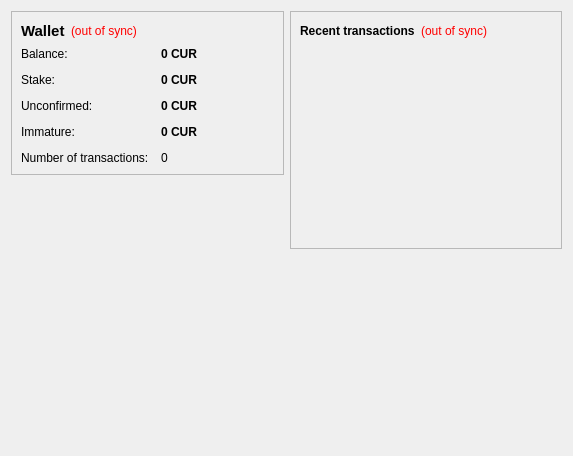
<?xml version="1.0" encoding="UTF-8"?>
<ui version="4.0">
 <class>OverviewPage</class>
 <widget class="QWidget" name="OverviewPage">
  <property name="geometry">
   <rect>
    <x>0</x>
    <y>0</y>
    <width>573</width>
    <height>456</height>
   </rect>
  </property>
  <property name="windowTitle">
   <string>Form</string>
  </property>
  <layout class="QHBoxLayout" name="horizontalLayout" stretch="1,1">
   <item>
    <layout class="QVBoxLayout" name="verticalLayout_2">
     <item>
      <widget class="QFrame" name="frame">
       <property name="frameShape">
        <enum>QFrame::StyledPanel</enum>
       </property>
       <property name="frameShadow">
        <enum>QFrame::Raised</enum>
       </property>
       <layout class="QVBoxLayout" name="verticalLayout_4">
        <item>
         <layout class="QHBoxLayout" name="horizontalLayout_4">
          <item>
           <widget class="QLabel" name="label_5">
            <property name="font">
             <font>
              <pointsize>11</pointsize>
              <weight>75</weight>
              <bold>true</bold>
             </font>
            </property>
            <property name="text">
             <string>Wallet</string>
            </property>
           </widget>
          </item>
          <item>
           <widget class="QLabel" name="labelWalletStatus">
            <property name="toolTip">
             <string>The displayed information may be out of date. Your wallet automatically synchronizes with the curecoin network after a connection is established, but this process has not completed yet.</string>
            </property>
            <property name="styleSheet">
             <string notr="true">QLabel { color: red; }</string>
            </property>
            <property name="text">
             <string notr="true">(out of sync)</string>
            </property>
            <property name="alignment">
             <set>Qt::AlignLeading|Qt::AlignLeft|Qt::AlignVCenter</set>
            </property>
           </widget>
          </item>
          <item>
           <spacer name="horizontalSpacer_2">
            <property name="orientation">
             <enum>Qt::Horizontal</enum>
            </property>
            <property name="sizeHint" stdset="0">
             <size>
              <width>40</width>
              <height>20</height>
             </size>
            </property>
           </spacer>
          </item>
         </layout>
        </item>
        <item>
         <layout class="QFormLayout" name="formLayout_2">
          <property name="fieldGrowthPolicy">
           <enum>QFormLayout::AllNonFixedFieldsGrow</enum>
          </property>
          <property name="horizontalSpacing">
           <number>12</number>
          </property>
          <property name="verticalSpacing">
           <number>12</number>
          </property>
          <item row="0" column="0">
           <widget class="QLabel" name="label">
            <property name="text">
             <string>Balance:</string>
            </property>
           </widget>
          </item>
          <item row="0" column="1">
           <widget class="QLabel" name="labelBalance">
            <property name="font">
             <font>
              <weight>75</weight>
              <bold>true</bold>
             </font>
            </property>
            <property name="cursor">
             <cursorShape>IBeamCursor</cursorShape>
            </property>
            <property name="toolTip">
             <string>Your current balance</string>
            </property>
            <property name="text">
             <string notr="true">0 CUR</string>
            </property>
            <property name="textInteractionFlags">
             <set>Qt::LinksAccessibleByMouse|Qt::TextSelectableByKeyboard|Qt::TextSelectableByMouse</set>
            </property>
           </widget>
          </item>
          <item row="1" column="0">
           <widget class="QLabel" name="label_6">
            <property name="text">
             <string>Stake:</string>
            </property>
           </widget>
          </item>
          <item row="1" column="1">
           <widget class="QLabel" name="labelStake">
            <property name="font">
             <font>
              <weight>75</weight>
              <bold>true</bold>
             </font>
            </property>
            <property name="cursor">
             <cursorShape>IBeamCursor</cursorShape>
            </property>
            <property name="toolTip">
             <string>Total of coins that was staked, and do not yet count toward the current balance</string>
            </property>
            <property name="text">
             <string notr="true">0 CUR</string>
            </property>
            <property name="textInteractionFlags">
             <set>Qt::LinksAccessibleByMouse|Qt::TextSelectableByKeyboard|Qt::TextSelectableByMouse</set>
            </property>
           </widget>
          </item>
          <item row="2" column="0">
           <widget class="QLabel" name="label_3">
            <property name="text">
             <string>Unconfirmed:</string>
            </property>
           </widget>
          </item>
          <item row="2" column="1">
           <widget class="QLabel" name="labelUnconfirmed">
            <property name="font">
             <font>
              <weight>75</weight>
              <bold>true</bold>
             </font>
            </property>
            <property name="cursor">
             <cursorShape>IBeamCursor</cursorShape>
            </property>
            <property name="toolTip">
             <string>Total of transactions that have yet to be confirmed, and do not yet count toward the current balance</string>
            </property>
            <property name="text">
             <string notr="true">0 CUR</string>
            </property>
            <property name="textInteractionFlags">
             <set>Qt::LinksAccessibleByMouse|Qt::TextSelectableByKeyboard|Qt::TextSelectableByMouse</set>
            </property>
           </widget>
          </item>
          <item row="3" column="0">
           <widget class="QLabel" name="labelImmatureText">
            <property name="text">
             <string>Immature:</string>
            </property>
           </widget>
          </item>
          <item row="3" column="1">
           <widget class="QLabel" name="labelImmature">
            <property name="font">
             <font>
              <weight>75</weight>
              <bold>true</bold>
             </font>
            </property>
            <property name="toolTip">
             <string>Mined balance that has not yet matured</string>
            </property>
            <property name="text">
             <string notr="true">0 CUR</string>
            </property>
            <property name="textInteractionFlags">
             <set>Qt::LinksAccessibleByMouse|Qt::TextSelectableByKeyboard|Qt::TextSelectableByMouse</set>
            </property>
           </widget>
          </item>
          <item row="4" column="0">
           <widget class="QLabel" name="label_2">
            <property name="text">
             <string>Number of transactions:</string>
            </property>
           </widget>
          </item>
          <item row="4" column="1">
           <widget class="QLabel" name="labelNumTransactions">
            <property name="toolTip">
             <string>Total number of transactions in wallet</string>
            </property>
            <property name="text">
             <string notr="true">0</string>
            </property>
           </widget>
          </item>
         </layout>
        </item>
       </layout>
      </widget>
     </item>
     <item>
      <widget class="QLabel" name="label_wallet_bgcoin">
       <property name="text">
        <string/>
       </property>
       <property name="pixmap">
        <pixmap resource="../curecoin.qrc">:/images/wallet_bgcoin</pixmap>
       </property>
       <property name="alignment">
        <set>Qt::AlignCenter</set>
       </property>
      </widget>
     </item>
     <item>
      <spacer name="verticalSpacer">
       <property name="orientation">
        <enum>Qt::Vertical</enum>
       </property>
       <property name="sizeHint" stdset="0">
        <size>
         <width>20</width>
         <height>40</height>
        </size>
       </property>
      </spacer>
     </item>
    </layout>
   </item>
   <item>
    <layout class="QVBoxLayout" name="verticalLayout_3">
     <item>
      <widget class="QFrame" name="frame_2">
       <property name="frameShape">
        <enum>QFrame::StyledPanel</enum>
       </property>
       <property name="frameShadow">
        <enum>QFrame::Raised</enum>
       </property>
       <layout class="QVBoxLayout" name="verticalLayout">
        <item>
         <layout class="QHBoxLayout" name="horizontalLayout_2">
          <item>
           <widget class="QLabel" name="label_4">
            <property name="text">
             <string>&lt;b&gt;Recent transactions&lt;/b&gt;</string>
            </property>
           </widget>
          </item>
          <item>
           <widget class="QLabel" name="labelTransactionsStatus">
            <property name="toolTip">
             <string>The displayed information may be out of date. Your wallet automatically synchronizes with the curecoin network after a connection is established, but this process has not completed yet.</string>
            </property>
            <property name="styleSheet">
             <string notr="true">QLabel { color: red; }</string>
            </property>
            <property name="text">
             <string notr="true">(out of sync)</string>
            </property>
            <property name="alignment">
             <set>Qt::AlignRight|Qt::AlignTrailing|Qt::AlignVCenter</set>
            </property>
           </widget>
          </item>
          <item>
           <spacer name="horizontalSpacer">
            <property name="orientation">
             <enum>Qt::Horizontal</enum>
            </property>
            <property name="sizeHint" stdset="0">
             <size>
              <width>40</width>
              <height>20</height>
             </size>
            </property>
           </spacer>
          </item>
         </layout>
        </item>
        <item>
         <widget class="QListView" name="listTransactions">
          <property name="styleSheet">
           <string notr="true">QListView { background: transparent; }</string>
          </property>
          <property name="frameShape">
           <enum>QFrame::NoFrame</enum>
          </property>
          <property name="verticalScrollBarPolicy">
           <enum>Qt::ScrollBarAlwaysOff</enum>
          </property>
          <property name="horizontalScrollBarPolicy">
           <enum>Qt::ScrollBarAlwaysOff</enum>
          </property>
          <property name="selectionMode">
           <enum>QAbstractItemView::NoSelection</enum>
          </property>
         </widget>
        </item>
       </layout>
      </widget>
     </item>
     <item>
      <widget class="QLabel" name="label_curecoin_Intro">
       <property name="text">
        <string/>
       </property>
      </widget>
     </item>
     <item>
      <spacer name="verticalSpacer_2">
       <property name="orientation">
        <enum>Qt::Vertical</enum>
       </property>
       <property name="sizeHint" stdset="0">
        <size>
         <width>20</width>
         <height>40</height>
        </size>
       </property>
      </spacer>
     </item>
    </layout>
   </item>
  </layout>
 </widget>
 <resources>
  <include location="../curecoin.qrc"/>
 </resources>
 <connections/>
</ui>
